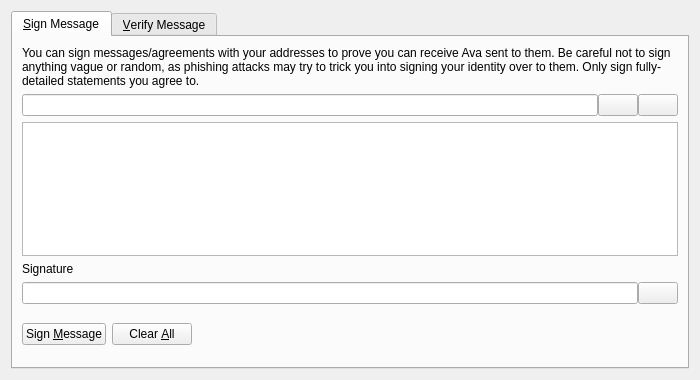
<?xml version="1.0" encoding="UTF-8"?>
<ui version="4.0">
 <class>SignVerifyMessageDialog</class>
 <widget class="QDialog" name="SignVerifyMessageDialog">
  <property name="geometry">
   <rect>
    <x>0</x>
    <y>0</y>
    <width>700</width>
    <height>380</height>
   </rect>
  </property>
  <property name="windowTitle">
   <string>Signatures - Sign / Verify a Message</string>
  </property>
  <property name="modal">
   <bool>true</bool>
  </property>
  <layout class="QVBoxLayout" name="verticalLayout">
   <item>
    <widget class="QTabWidget" name="tabWidget">
     <property name="currentIndex">
      <number>0</number>
     </property>
     <widget class="QWidget" name="tabSignMessage">
      <attribute name="title">
       <string>&amp;Sign Message</string>
      </attribute>
      <layout class="QVBoxLayout" name="verticalLayout_SM">
       <item>
        <widget class="QLabel" name="infoLabel_SM">
         <property name="text">
          <string>You can sign messages/agreements with your addresses to prove you can receive Ava sent to them. Be careful not to sign anything vague or random, as phishing attacks may try to trick you into signing your identity over to them. Only sign fully-detailed statements you agree to.</string>
         </property>
         <property name="textFormat">
          <enum>Qt::PlainText</enum>
         </property>
         <property name="wordWrap">
          <bool>true</bool>
         </property>
        </widget>
       </item>
       <item>
        <layout class="QHBoxLayout" name="horizontalLayout_1_SM">
         <property name="spacing">
          <number>0</number>
         </property>
         <item>
          <widget class="QValidatedLineEdit" name="addressIn_SM">
           <property name="toolTip">
            <string>The Ava address to sign the message with</string>
           </property>
          </widget>
         </item>
         <item>
          <widget class="QPushButton" name="addressBookButton_SM">
           <property name="toolTip">
            <string>Choose previously used address</string>
           </property>
           <property name="text">
            <string/>
           </property>
           <property name="shortcut">
            <string>Alt+A</string>
           </property>
           <property name="autoDefault">
            <bool>false</bool>
           </property>
          </widget>
         </item>
         <item>
          <widget class="QPushButton" name="pasteButton_SM">
           <property name="toolTip">
            <string>Paste address from clipboard</string>
           </property>
           <property name="text">
            <string/>
           </property>
           <property name="shortcut">
            <string>Alt+P</string>
           </property>
           <property name="autoDefault">
            <bool>false</bool>
           </property>
          </widget>
         </item>
        </layout>
       </item>
       <item>
        <widget class="QPlainTextEdit" name="messageIn_SM">
         <property name="toolTip">
          <string>Enter the message you want to sign here</string>
         </property>
        </widget>
       </item>
       <item>
        <widget class="QLabel" name="signatureLabel_SM">
         <property name="text">
          <string>Signature</string>
         </property>
         <property name="textFormat">
          <enum>Qt::PlainText</enum>
         </property>
        </widget>
       </item>
       <item>
        <layout class="QHBoxLayout" name="horizontalLayout_2_SM">
         <property name="spacing">
          <number>0</number>
         </property>
         <item>
          <widget class="QLineEdit" name="signatureOut_SM">
           <property name="font">
            <font>
             <italic>true</italic>
            </font>
           </property>
           <property name="readOnly">
            <bool>true</bool>
           </property>
          </widget>
         </item>
         <item>
          <widget class="QPushButton" name="copySignatureButton_SM">
           <property name="toolTip">
            <string>Copy the current signature to the system clipboard</string>
           </property>
           <property name="text">
            <string/>
           </property>
           <property name="autoDefault">
            <bool>false</bool>
           </property>
          </widget>
         </item>
        </layout>
       </item>
       <item>
        <layout class="QHBoxLayout" name="horizontalLayout_3_SM">
         <item>
          <widget class="QPushButton" name="signMessageButton_SM">
           <property name="toolTip">
            <string>Sign the message to prove you own this Ava address</string>
           </property>
           <property name="text">
            <string>Sign &amp;Message</string>
           </property>
           <property name="autoDefault">
            <bool>false</bool>
           </property>
          </widget>
         </item>
         <item>
          <widget class="QPushButton" name="clearButton_SM">
           <property name="toolTip">
            <string>Reset all sign message fields</string>
           </property>
           <property name="text">
            <string>Clear &amp;All</string>
           </property>
           <property name="autoDefault">
            <bool>false</bool>
           </property>
          </widget>
         </item>
         <item>
          <spacer name="horizontalSpacer_1_SM">
           <property name="orientation">
            <enum>Qt::Horizontal</enum>
           </property>
           <property name="sizeHint" stdset="0">
            <size>
             <width>40</width>
             <height>48</height>
            </size>
           </property>
          </spacer>
         </item>
         <item>
          <widget class="QLabel" name="statusLabel_SM">
           <property name="font">
            <font>
             <weight>75</weight>
             <bold>true</bold>
            </font>
           </property>
           <property name="text">
            <string/>
           </property>
           <property name="wordWrap">
            <bool>true</bool>
           </property>
          </widget>
         </item>
         <item>
          <spacer name="horizontalSpacer_2_SM">
           <property name="orientation">
            <enum>Qt::Horizontal</enum>
           </property>
           <property name="sizeHint" stdset="0">
            <size>
             <width>40</width>
             <height>48</height>
            </size>
           </property>
          </spacer>
         </item>
        </layout>
       </item>
      </layout>
     </widget>
     <widget class="QWidget" name="tabVerifyMessage">
      <attribute name="title">
       <string>&amp;Verify Message</string>
      </attribute>
      <layout class="QVBoxLayout" name="verticalLayout_VM">
       <item>
        <widget class="QLabel" name="infoLabel_VM">
         <property name="text">
          <string>Enter the receiver's address, message (ensure you copy line breaks, spaces, tabs, etc. exactly) and signature below to verify the message. Be careful not to read more into the signature than what is in the signed message itself, to avoid being tricked by a man-in-the-middle attack. Note that this only proves the signing party receives with the address, it cannot prove sendership of any transaction!</string>
         </property>
         <property name="textFormat">
          <enum>Qt::PlainText</enum>
         </property>
         <property name="alignment">
          <set>Qt::AlignLeading|Qt::AlignLeft|Qt::AlignTop</set>
         </property>
         <property name="wordWrap">
          <bool>true</bool>
         </property>
        </widget>
       </item>
       <item>
        <layout class="QHBoxLayout" name="horizontalLayout_1_VM">
         <property name="spacing">
          <number>0</number>
         </property>
         <item>
          <widget class="QValidatedLineEdit" name="addressIn_VM">
           <property name="toolTip">
            <string>The Ava address the message was signed with</string>
           </property>
          </widget>
         </item>
         <item>
          <widget class="QPushButton" name="addressBookButton_VM">
           <property name="toolTip">
            <string>Choose previously used address</string>
           </property>
           <property name="text">
            <string/>
           </property>
           <property name="shortcut">
            <string>Alt+A</string>
           </property>
           <property name="autoDefault">
            <bool>false</bool>
           </property>
          </widget>
         </item>
        </layout>
       </item>
       <item>
        <widget class="QPlainTextEdit" name="messageIn_VM"/>
       </item>
       <item>
        <widget class="QValidatedLineEdit" name="signatureIn_VM"/>
       </item>
       <item>
        <layout class="QHBoxLayout" name="horizontalLayout_2_VM">
         <item>
          <widget class="QPushButton" name="verifyMessageButton_VM">
           <property name="toolTip">
            <string>Verify the message to ensure it was signed with the specified Ava address</string>
           </property>
           <property name="text">
            <string>Verify &amp;Message</string>
           </property>
           <property name="autoDefault">
            <bool>false</bool>
           </property>
          </widget>
         </item>
         <item>
          <widget class="QPushButton" name="clearButton_VM">
           <property name="toolTip">
            <string>Reset all verify message fields</string>
           </property>
           <property name="text">
            <string>Clear &amp;All</string>
           </property>
           <property name="autoDefault">
            <bool>false</bool>
           </property>
          </widget>
         </item>
         <item>
          <spacer name="horizontalSpacer_1_VM">
           <property name="orientation">
            <enum>Qt::Horizontal</enum>
           </property>
           <property name="sizeHint" stdset="0">
            <size>
             <width>40</width>
             <height>48</height>
            </size>
           </property>
          </spacer>
         </item>
         <item>
          <widget class="QLabel" name="statusLabel_VM">
           <property name="font">
            <font>
             <weight>75</weight>
             <bold>true</bold>
            </font>
           </property>
           <property name="text">
            <string/>
           </property>
           <property name="wordWrap">
            <bool>true</bool>
           </property>
          </widget>
         </item>
         <item>
          <spacer name="horizontalSpacer_2_VM">
           <property name="orientation">
            <enum>Qt::Horizontal</enum>
           </property>
           <property name="sizeHint" stdset="0">
            <size>
             <width>40</width>
             <height>48</height>
            </size>
           </property>
          </spacer>
         </item>
        </layout>
       </item>
      </layout>
     </widget>
    </widget>
   </item>
  </layout>
 </widget>
 <customwidgets>
  <customwidget>
   <class>QValidatedLineEdit</class>
   <extends>QLineEdit</extends>
   <header>qvalidatedlineedit.h</header>
  </customwidget>
 </customwidgets>
 <resources>
  <include location="../ava.qrc"/>
 </resources>
 <connections/>
</ui>
